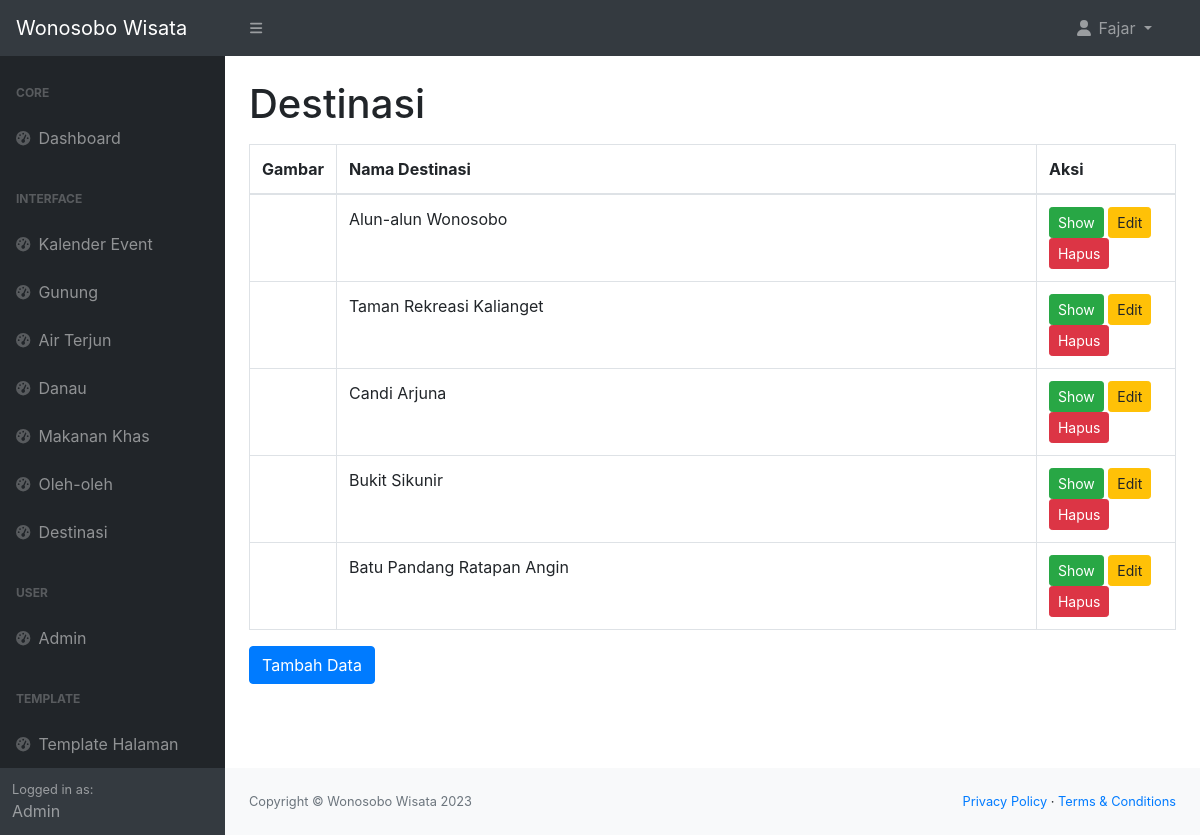
Page /admin/destinasi.php (signed in) on the committed database.
### tables this page shows
CREATE TABLE `tabel_destinasi` (
  `destinasi_id` int(11) NOT NULL,
  `nama_destinasi` varchar(255) NOT NULL,
  `img_destinasi` text NOT NULL,
  `deskripsi_destinasi` text NOT NULL,
  `link_google_maps_destinasi` varchar(500) NOT NULL
);

### admin/destinasi.php (the view, shortened to what this page needs)
<!DOCTYPE html>
<html lang="en">
<head>
    <link href="https://cdn.jsdelivr.net/npm/simple-datatables@7.1.2/dist/style.min.css" rel="stylesheet" />
    <link href="css/styles.css" rel="stylesheet" />
    <link rel="stylesheet" href="https://maxcdn.bootstrapcdn.com/bootstrap/4.0.0/css/bootstrap.min.css">
</head>
<body>
    <?php include 'navbar.php'; ?>
    <div id="layoutSidenav">
        <div id="layoutSidenav_nav">
            <?php include 'sidebar.php'; ?>
        </div>
        <div id="layoutSidenav_content">
            <main>
                <div class="container-fluid px-4">
                    <h1 class="mt-4">Destinasi</h1>
                    <div class="table-responsive mt-3">
                        <table class="table table-bordered">
                            <thead>
                                <tr>
                                    <th>Gambar</th>
                                    <th>Nama Destinasi</th>
                                    <th>Aksi</th>
                                </tr>
                            </thead>
                            <tbody>
                                <?php
                                include '../connect.php';
                                $query = "SELECT * FROM tabel_destinasi ORDER BY destinasi_id DESC";
                                $datas = $conn->query($query);
                                foreach ($datas as $data) :
                                ?>
                                    <tr>
                                        <td>
                                        </td>
                                        <td style="width: 700px;">
                                            <?= $data['nama_destinasi'] ?>
                                        </td>
                                        <td>
                                            <button type="button" class="btn btn-success btn-sm" data-toggle="modal" data-target="#showDataModal<?= $data['destinasi_id'] ?>">Show</button>
                                            <button type="button" class="btn btn-warning btn-sm" data-toggle="modal" data-target="#editDataModal<?= $data['destinasi_id'] ?>">Edit</button>
                                            <button type="button" class="btn btn-danger btn-sm" data-toggle="modal" data-target="#hapusDataModal<?= $data['destinasi_id'] ?>">Hapus</button>
                                        </td>
                                    </tr>
                                <?php endforeach ?>
                            </tbody>
                        </table>
                    </div>
                    <button type="button" class="btn btn-primary" data-toggle="modal" data-target="#tambahDataModal">
                        Tambah Data
                    </button>
                </div>
            </main>
            <?php include 'footer.php'; ?>
        </div>
    </div>
</body>
</html>

### rows in the picture
tabel_destinasi: nama_destinasi "Alun-alun Wonosobo"
tabel_destinasi: nama_destinasi "Taman Rekreasi Kalianget"
tabel_destinasi: nama_destinasi "Candi Arjuna"
tabel_destinasi: nama_destinasi "Bukit Sikunir"
tabel_destinasi: nama_destinasi "Batu Pandang Ratapan Angin"

### other values in the picture
$_SESSION['nama_lengkap_user'] "Fajar"
